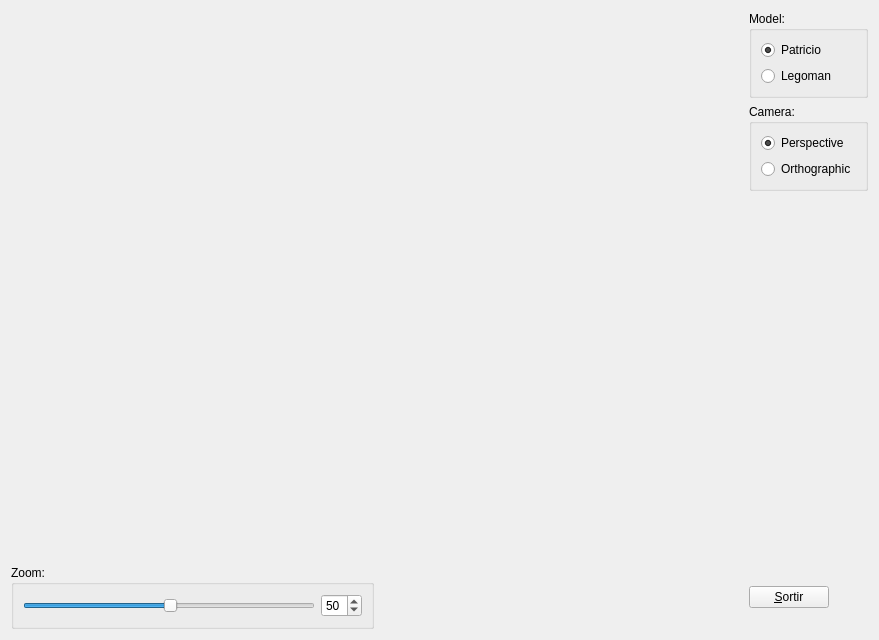
<?xml version="1.0" encoding="UTF-8"?>
<ui version="4.0">
 <class>MyForm</class>
 <widget class="QWidget" name="MyForm">
  <property name="geometry">
   <rect>
    <x>0</x>
    <y>0</y>
    <width>879</width>
    <height>640</height>
   </rect>
  </property>
  <property name="windowTitle">
   <string>IDI-Lab</string>
  </property>
  <layout class="QGridLayout" name="gridLayout">
   <item row="0" column="0" rowspan="3" colspan="2">
    <widget class="MyGLWidget" name="widget" native="true">
     <property name="sizePolicy">
      <sizepolicy hsizetype="Expanding" vsizetype="Expanding">
       <horstretch>0</horstretch>
       <verstretch>0</verstretch>
      </sizepolicy>
     </property>
     <property name="minimumSize">
      <size>
       <width>50</width>
       <height>50</height>
      </size>
     </property>
    </widget>
   </item>
   <item row="0" column="2">
    <widget class="QGroupBox" name="groupBox">
     <property name="title">
      <string>Model:</string>
     </property>
     <layout class="QVBoxLayout" name="verticalLayout_3">
      <item>
       <widget class="QRadioButton" name="radioButton">
        <property name="text">
         <string>Patricio</string>
        </property>
        <property name="checked">
         <bool>true</bool>
        </property>
       </widget>
      </item>
      <item>
       <widget class="QRadioButton" name="radioButton_2">
        <property name="text">
         <string>Legoman</string>
        </property>
       </widget>
      </item>
     </layout>
    </widget>
   </item>
   <item row="1" column="2">
    <widget class="QGroupBox" name="groupBox_2">
     <property name="title">
      <string>Camera:</string>
     </property>
     <layout class="QVBoxLayout" name="verticalLayout">
      <item>
       <widget class="QRadioButton" name="radioButton_3">
        <property name="text">
         <string>Perspective</string>
        </property>
        <property name="checked">
         <bool>true</bool>
        </property>
       </widget>
      </item>
      <item>
       <widget class="QRadioButton" name="radioButton_4">
        <property name="text">
         <string>Orthographic</string>
        </property>
       </widget>
      </item>
     </layout>
    </widget>
   </item>
   <item row="2" column="2">
    <spacer name="verticalSpacer">
     <property name="orientation">
      <enum>Qt::Vertical</enum>
     </property>
     <property name="sizeHint" stdset="0">
      <size>
       <width>17</width>
       <height>339</height>
      </size>
     </property>
    </spacer>
   </item>
   <item row="3" column="0">
    <widget class="QGroupBox" name="groupBox_3">
     <property name="title">
      <string>Zoom:</string>
     </property>
     <layout class="QHBoxLayout" name="horizontalLayout">
      <item>
       <widget class="QSlider" name="horizontalSlider">
        <property name="value">
         <number>50</number>
        </property>
        <property name="orientation">
         <enum>Qt::Horizontal</enum>
        </property>
       </widget>
      </item>
      <item>
       <widget class="QSpinBox" name="spinBox">
        <property name="value">
         <number>50</number>
        </property>
       </widget>
      </item>
     </layout>
    </widget>
   </item>
   <item row="3" column="1">
    <spacer name="horizontalSpacer">
     <property name="orientation">
      <enum>Qt::Horizontal</enum>
     </property>
     <property name="sizeHint" stdset="0">
      <size>
       <width>359</width>
       <height>17</height>
      </size>
     </property>
    </spacer>
   </item>
   <item row="3" column="2">
    <widget class="QPushButton" name="pushButton">
     <property name="sizePolicy">
      <sizepolicy hsizetype="Fixed" vsizetype="Fixed">
       <horstretch>0</horstretch>
       <verstretch>0</verstretch>
      </sizepolicy>
     </property>
     <property name="text">
      <string>&amp;Sortir</string>
     </property>
    </widget>
   </item>
  </layout>
 </widget>
 <customwidgets>
  <customwidget>
   <class>MyGLWidget</class>
   <extends>QWidget</extends>
   <header>MyGLWidget.h</header>
   <container>1</container>
   <slots>
    <signal>getZoom(int)</signal>
    <signal>sendPerspective(bool)</signal>
    <signal>sendOrthographic(bool)</signal>
    <slot>setZoom(int)</slot>
    <slot>setPatricio()</slot>
    <slot>setLegoman()</slot>
    <slot>setPerspective()</slot>
    <slot>setOrthographic()</slot>
   </slots>
  </customwidget>
 </customwidgets>
 <resources/>
 <connections>
  <connection>
   <sender>pushButton</sender>
   <signal>clicked()</signal>
   <receiver>MyForm</receiver>
   <slot>close()</slot>
   <hints>
    <hint type="sourcelabel">
     <x>824</x>
     <y>617</y>
    </hint>
    <hint type="destinationlabel">
     <x>590</x>
     <y>500</y>
    </hint>
   </hints>
  </connection>
  <connection>
   <sender>horizontalSlider</sender>
   <signal>valueChanged(int)</signal>
   <receiver>spinBox</receiver>
   <slot>setValue(int)</slot>
   <hints>
    <hint type="sourcelabel">
     <x>100</x>
     <y>623</y>
    </hint>
    <hint type="destinationlabel">
     <x>358</x>
     <y>629</y>
    </hint>
   </hints>
  </connection>
  <connection>
   <sender>spinBox</sender>
   <signal>valueChanged(int)</signal>
   <receiver>horizontalSlider</receiver>
   <slot>setValue(int)</slot>
   <hints>
    <hint type="sourcelabel">
     <x>358</x>
     <y>629</y>
    </hint>
    <hint type="destinationlabel">
     <x>147</x>
     <y>623</y>
    </hint>
   </hints>
  </connection>
  <connection>
   <sender>horizontalSlider</sender>
   <signal>valueChanged(int)</signal>
   <receiver>widget</receiver>
   <slot>setZoom(int)</slot>
   <hints>
    <hint type="sourcelabel">
     <x>60</x>
     <y>623</y>
    </hint>
    <hint type="destinationlabel">
     <x>67</x>
     <y>391</y>
    </hint>
   </hints>
  </connection>
  <connection>
   <sender>spinBox</sender>
   <signal>valueChanged(int)</signal>
   <receiver>widget</receiver>
   <slot>setZoom(int)</slot>
   <hints>
    <hint type="sourcelabel">
     <x>358</x>
     <y>629</y>
    </hint>
    <hint type="destinationlabel">
     <x>212</x>
     <y>391</y>
    </hint>
   </hints>
  </connection>
  <connection>
   <sender>widget</sender>
   <signal>getZoom(int)</signal>
   <receiver>horizontalSlider</receiver>
   <slot>setValue(int)</slot>
   <hints>
    <hint type="sourcelabel">
     <x>146</x>
     <y>301</y>
    </hint>
    <hint type="destinationlabel">
     <x>162</x>
     <y>623</y>
    </hint>
   </hints>
  </connection>
  <connection>
   <sender>widget</sender>
   <signal>getZoom(int)</signal>
   <receiver>spinBox</receiver>
   <slot>setValue(int)</slot>
   <hints>
    <hint type="sourcelabel">
     <x>278</x>
     <y>351</y>
    </hint>
    <hint type="destinationlabel">
     <x>358</x>
     <y>629</y>
    </hint>
   </hints>
  </connection>
  <connection>
   <sender>radioButton</sender>
   <signal>pressed()</signal>
   <receiver>widget</receiver>
   <slot>setPatricio()</slot>
   <hints>
    <hint type="sourcelabel">
     <x>857</x>
     <y>63</y>
    </hint>
    <hint type="destinationlabel">
     <x>475</x>
     <y>44</y>
    </hint>
   </hints>
  </connection>
  <connection>
   <sender>radioButton_2</sender>
   <signal>pressed()</signal>
   <receiver>widget</receiver>
   <slot>setLegoman()</slot>
   <hints>
    <hint type="sourcelabel">
     <x>857</x>
     <y>92</y>
    </hint>
    <hint type="destinationlabel">
     <x>467</x>
     <y>74</y>
    </hint>
   </hints>
  </connection>
  <connection>
   <sender>widget</sender>
   <signal>sendPerspective(bool)</signal>
   <receiver>radioButton_3</receiver>
   <slot>setChecked(bool)</slot>
   <hints>
    <hint type="sourcelabel">
     <x>673</x>
     <y>151</y>
    </hint>
    <hint type="destinationlabel">
     <x>770</x>
     <y>153</y>
    </hint>
   </hints>
  </connection>
  <connection>
   <sender>widget</sender>
   <signal>sendOrthographic(bool)</signal>
   <receiver>radioButton_4</receiver>
   <slot>setChecked(bool)</slot>
   <hints>
    <hint type="sourcelabel">
     <x>719</x>
     <y>181</y>
    </hint>
    <hint type="destinationlabel">
     <x>768</x>
     <y>181</y>
    </hint>
   </hints>
  </connection>
  <connection>
   <sender>radioButton_3</sender>
   <signal>pressed()</signal>
   <receiver>widget</receiver>
   <slot>setPerspective()</slot>
   <hints>
    <hint type="sourcelabel">
     <x>790</x>
     <y>152</y>
    </hint>
    <hint type="destinationlabel">
     <x>701</x>
     <y>125</y>
    </hint>
   </hints>
  </connection>
  <connection>
   <sender>radioButton_4</sender>
   <signal>pressed()</signal>
   <receiver>widget</receiver>
   <slot>setOrthographic()</slot>
   <hints>
    <hint type="sourcelabel">
     <x>771</x>
     <y>190</y>
    </hint>
    <hint type="destinationlabel">
     <x>703</x>
     <y>206</y>
    </hint>
   </hints>
  </connection>
 </connections>
</ui>
